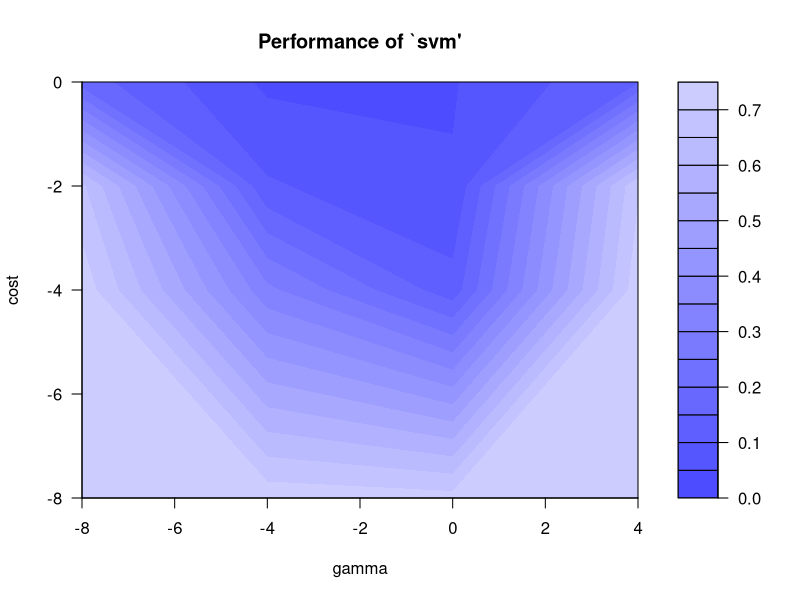
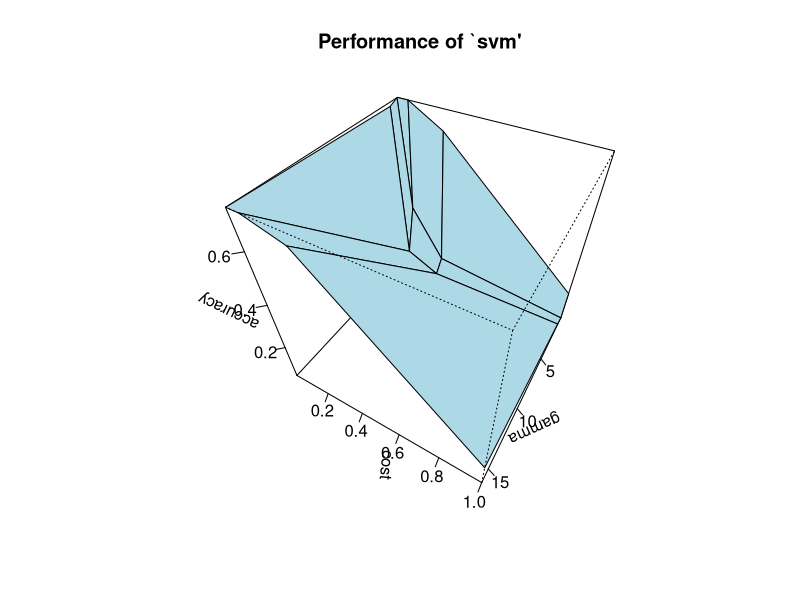

Write R code to recreate these figures, in order.
library(e1071)


### Name: plot.tune
### Title: Plot Tuning Object
### Aliases: plot.tune
### Keywords: models

### ** Examples

  data(iris)
  obj <- tune.svm(Species~., data = iris, sampling = "fix",
                  gamma = 2^c(-8,-4,0,4), cost = 2^c(-8,-4,-2,0))
  plot(obj, transform.x = log2, transform.y = log2)
  plot(obj, type = "perspective", theta = 120, phi = 45)
